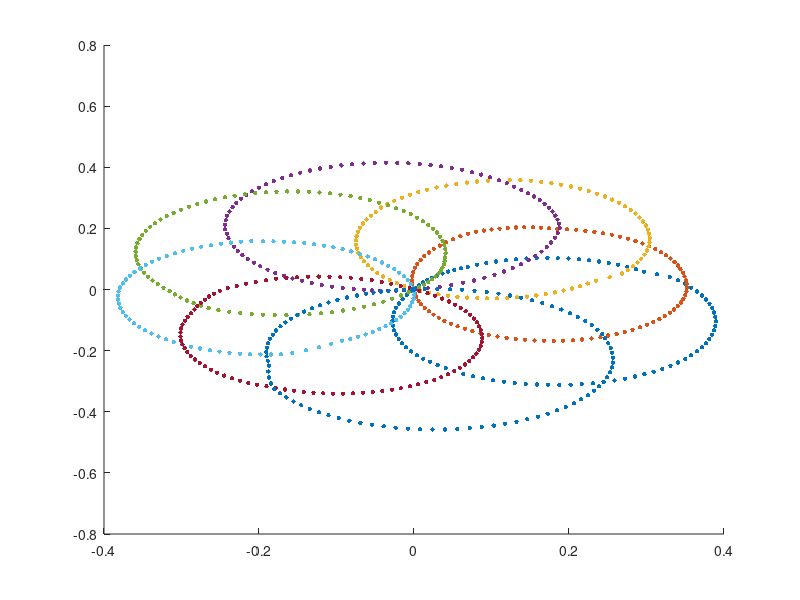

The MATLAB source for this figure: (Note: this script raises an error after producing the figure.)
function hw22_jlee629()

%% Parameter initialization

Pa = [9 49 100 145 190 230 270 340]; % deg
Pa = Pa/180*pi;
P = [cos(Pa); sin(Pa)];
lambda = 0.5;
m = 2;
Z = {};
f_ga = [1:2:360]/180*pi;
u_opt = zeros(length(f_ga),8);
f_g = [cos(f_ga);sin(f_ga)];
A = eye(8)*-1;
B = zeros(8,1);
%% optimization of parameter u
for n = 1:length(f_ga)
    u0 = rand(1,8);
    J = @(u)(f_g(:,n)-P*u.').'*(f_g(:,n)-P*u.') + lambda*sum(u.^m); % cost function
    u_opt(n,:) = fmincon(J,u0,A,B); %calculating optimal force u
    disp(n)
end

%% projecting u on f_g
for n = 1:length(f_ga)
    Z.x(n,:) = u_opt(n,:)*f_g(1,n);
    Z.y(n,:) = u_opt(n,:)*f_g(2,n);
end


figure
    scatter(Z.x(:,8),Z.y(:,8),10,'filled')
    hold on
for t = 1:7
    scatter(Z.x(:,t),Z.y(:,t),10,'filled')
    hold on
end
plotv(P,'-')
plot(f_g(1,:),f_g(2,:))
